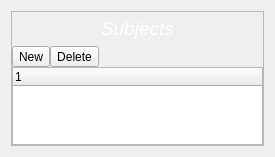
<?xml version="1.0" encoding="UTF-8"?>
<ui version="4.0">
 <class>SubjectsPanel</class>
 <widget class="QWidget" name="SubjectsPanel">
  <property name="geometry">
   <rect>
    <x>0</x>
    <y>0</y>
    <width>275</width>
    <height>157</height>
   </rect>
  </property>
  <property name="windowTitle">
   <string>Form</string>
  </property>
  <property name="styleSheet">
   <string notr="true">QFrame.SubjectsFrame {
border-top-left-radius: 10px;
border-top-right-radius: 10px;
border: 1px solid black;
background: qconicalgradient(cx:0.189684, cy:0, angle:159.4, stop:0.421053 rgba(190, 17, 17, 255), stop:1 rgba(255, 255, 255, 255));
}

QFrame.SubjectsFrame QLabel {
color: white;
font-weight: bold;
}

</string>
  </property>
  <layout class="QGridLayout" name="gridLayout_2">
   <item row="0" column="0">
    <widget class="QFrame" name="frame">
     <property name="frameShape">
      <enum>QFrame::StyledPanel</enum>
     </property>
     <property name="frameShadow">
      <enum>QFrame::Raised</enum>
     </property>
     <property name="class" stdset="0">
      <string>SubjectsFrame</string>
     </property>
     <layout class="QGridLayout" name="gridLayout">
      <property name="leftMargin">
       <number>0</number>
      </property>
      <property name="topMargin">
       <number>5</number>
      </property>
      <property name="rightMargin">
       <number>0</number>
      </property>
      <property name="bottomMargin">
       <number>0</number>
      </property>
      <property name="horizontalSpacing">
       <number>5</number>
      </property>
      <item row="0" column="0">
       <spacer name="horizontalSpacer_2">
        <property name="orientation">
         <enum>Qt::Horizontal</enum>
        </property>
        <property name="sizeHint" stdset="0">
         <size>
          <width>73</width>
          <height>20</height>
         </size>
        </property>
       </spacer>
      </item>
      <item row="0" column="1">
       <widget class="QLabel" name="label">
        <property name="text">
         <string>&lt;html&gt;&lt;head/&gt;&lt;body&gt;&lt;p&gt;&lt;span style=&quot; font-size:14pt; font-style:italic; color:#ffffff;&quot;&gt;Subjects&lt;/span&gt;&lt;/p&gt;&lt;/body&gt;&lt;/html&gt;</string>
        </property>
       </widget>
      </item>
      <item row="0" column="2">
       <spacer name="horizontalSpacer_3">
        <property name="orientation">
         <enum>Qt::Horizontal</enum>
        </property>
        <property name="sizeHint" stdset="0">
         <size>
          <width>74</width>
          <height>20</height>
         </size>
        </property>
       </spacer>
      </item>
      <item row="1" column="0" colspan="3">
       <layout class="QVBoxLayout" name="verticalLayout">
        <item>
         <layout class="QHBoxLayout" name="horizontalLayout">
          <item>
           <widget class="QToolButton" name="newButton">
            <property name="toolTip">
             <string>&lt;html&gt;&lt;head/&gt;&lt;body&gt;&lt;p&gt;Add a subject to the current dataset&lt;/p&gt;&lt;/body&gt;&lt;/html&gt;</string>
            </property>
            <property name="text">
             <string>New</string>
            </property>
            <property name="icon">
             <iconset>
              <normalon>:/Images/Images/user_add.png</normalon>
             </iconset>
            </property>
            <property name="toolButtonStyle">
             <enum>Qt::ToolButtonTextBesideIcon</enum>
            </property>
           </widget>
          </item>
          <item>
           <widget class="QToolButton" name="deleteButton">
            <property name="toolTip">
             <string>&lt;html&gt;&lt;head/&gt;&lt;body&gt;&lt;p&gt;Delete the selected subject from the dataset&lt;/p&gt;&lt;/body&gt;&lt;/html&gt;</string>
            </property>
            <property name="toolTipDuration">
             <number>3</number>
            </property>
            <property name="text">
             <string>Delete</string>
            </property>
            <property name="icon">
             <iconset>
              <normalon>:/Images/Images/user_delete.png</normalon>
             </iconset>
            </property>
            <property name="toolButtonStyle">
             <enum>Qt::ToolButtonTextBesideIcon</enum>
            </property>
           </widget>
          </item>
          <item>
           <spacer name="horizontalSpacer">
            <property name="orientation">
             <enum>Qt::Horizontal</enum>
            </property>
            <property name="sizeHint" stdset="0">
             <size>
              <width>40</width>
              <height>20</height>
             </size>
            </property>
           </spacer>
          </item>
         </layout>
        </item>
        <item>
         <widget class="QTreeWidget" name="subjectsList">
          <column>
           <property name="text">
            <string notr="true">1</string>
           </property>
          </column>
         </widget>
        </item>
       </layout>
      </item>
     </layout>
    </widget>
   </item>
  </layout>
 </widget>
 <resources/>
 <connections/>
</ui>
